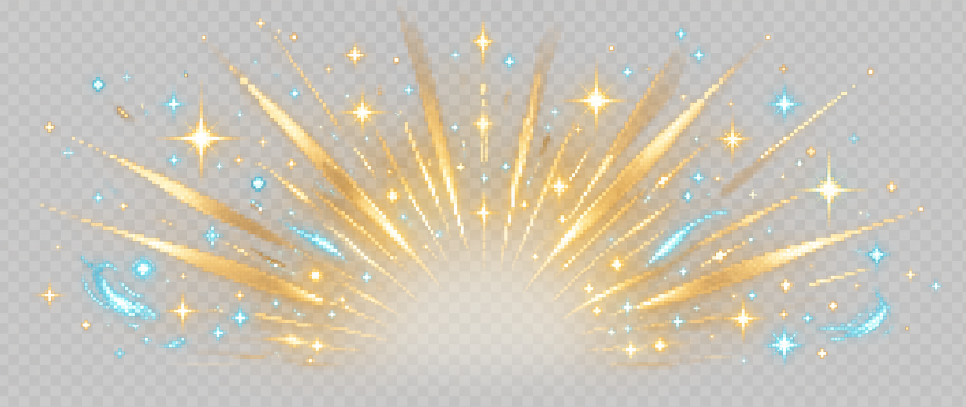
#> input picture tools/source_assets/cooking/c3_exp_burst_source.png, 1932 x 814 px (shown at 1/2 size); the run also reads 1 picture not shown here
$ python cooking_c3_product.py
#> lines starting #> are read from the running program, lines starting #| are printed output that depends on the picture
#!/usr/bin/env python3
"""C3 EXP_GAIN祝祭光背のsource→product決定処理。"""

from __future__ import annotations

import argparse
import hashlib
import os
import tempfile
from pathlib import Path

from PIL import Image


ROOT = Path(__file__).resolve().parents[1]
SOURCE = ROOT / "tools/source_assets/cooking/c3_exp_burst_source.png"
PRODUCT = ROOT / "assets/showcase/cooking/exp_burst_frame.png"
PRODUCT_SIZE = (760, 220)


def _alpha_for_pixel(red: int, green: int, blue: int) -> int:
    """生成画像に残った灰色checkerboardだけを透明化する。"""
    chroma = max(red, green, blue) - min(red, green, blue)
    luminance = (red * 299 + green * 587 + blue * 114) // 1000
    if chroma <= 6 and luminance <= 214:
        return 0
    color_alpha = max(0, (chroma - 3) * 5)
    light_alpha = max(0, (luminance - 214) * 7)
    return min(255, max(color_alpha, light_alpha))


def build_product(source_path: Path = SOURCE) -> Image.Image:
    source = Image.open(source_path).convert("RGB")
#> source is the input picture: PIL image 1932x814 RGB; mean R, G, B 204.4, 197.8, 184
    resized = source.resize(PRODUCT_SIZE, Image.Resampling.LANCZOS)
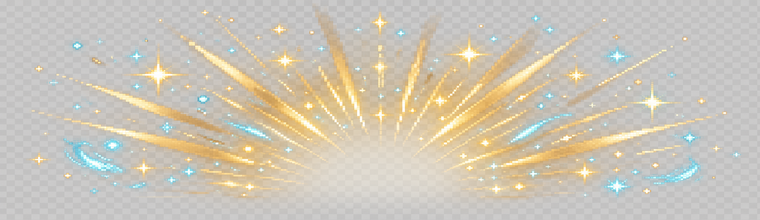
#> resized: PIL image 760x220 RGB; mean R, G, B 204.4, 197.8, 184
    output = Image.new("RGBA", PRODUCT_SIZE, (0, 0, 0, 0))
#> output: PIL image 760x220 RGBA; every value is 0
    source_pixels = resized.load()
    output_pixels = output.load()
    for y in range(PRODUCT_SIZE[1]):
        for x in range(PRODUCT_SIZE[0]):
            red, green, blue = source_pixels[x, y]
            alpha = _alpha_for_pixel(red, green, blue)
            if alpha == 0:
                output_pixels[x, y] = (0, 0, 0, 0)
                continue
            chroma = max(red, green, blue) - min(red, green, blue)
            if chroma <= 10:
                # 白いsparkleの芯は紙色寄りへ揃え、灰色checkerboardの色を残さない。
                color = (255, 239, 190)
            else:
                color = (red, green, blue)
            output_pixels[x, y] = (*color, alpha)
    return output


def _rgba_sha256(image: Image.Image) -> str:
    return hashlib.sha256(image.convert("RGBA").tobytes()).hexdigest()


def _write_if_changed(image: Image.Image, output_path: Path) -> str:
    output_path.parent.mkdir(parents=True, exist_ok=True)
    expected = image.convert("RGBA")
    if output_path.is_file():
        try:
            current = Image.open(output_path).convert("RGBA")
            if current.size == expected.size and current.tobytes() == expected.tobytes():
                return "preserved pixel-identical"
        except OSError:
            pass
    fd, temp_name = tempfile.mkstemp(prefix=f".{output_path.name}.", suffix=".tmp", dir=output_path.parent)
    os.close(fd)
    temp_path = Path(temp_name)
    try:
        expected.save(temp_path, format="PNG", optimize=False)
        with temp_path.open("rb") as handle:
            os.fsync(handle.fileno())
        os.replace(temp_path, output_path)
    finally:
        temp_path.unlink(missing_ok=True)
    return "written"


def _check(output_path: Path, expected: Image.Image) -> None:
    if not output_path.is_file():
        raise SystemExit(f"missing product: {output_path}")
    actual = Image.open(output_path).convert("RGBA")
    if actual.size != PRODUCT_SIZE:
        raise SystemExit(f"unexpected product size: {actual.size}")
    if actual.tobytes() != expected.tobytes():
        raise SystemExit(
            "product decoded RGBA differs: "
            f"expected={_rgba_sha256(expected)} actual={_rgba_sha256(actual)}"
        )
    if actual.getpixel((0, 0))[3] != 0 or actual.getpixel((PRODUCT_SIZE[0] - 1, PRODUCT_SIZE[1] - 1))[3] != 0:
        raise SystemExit("product corners must remain transparent")
    print(f"C3 product check passed: {_rgba_sha256(actual)}")


def main() -> None:
    parser = argparse.ArgumentParser()
    parser.add_argument("--source", type=Path, default=SOURCE)
    parser.add_argument("--output", type=Path, default=PRODUCT)
    parser.add_argument("--check", action="store_true")
    args = parser.parse_args()
    product = build_product(args.source)
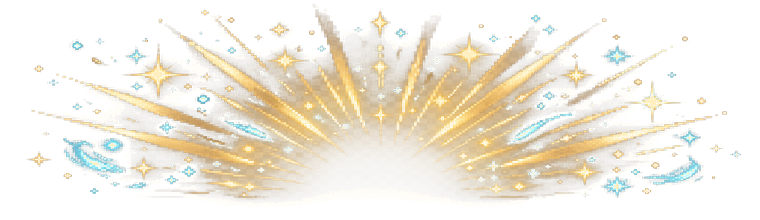
#> product: PIL image 760x220 RGBA; mean R, G, B, A 113.8, 106.7, 90.4, 83.6; transparent parts drawn white
    if args.check:
        _check(args.output, product)
        return
    print(f"{args.output}: {_write_if_changed(product, args.output)}")
#| assets/showcase/cooking/exp_burst_frame.png: preserved pixel-identical
    print(f"decoded RGBA sha256: {_rgba_sha256(product)}")
#| decoded RGBA sha256: fc9d91d94f493866c6b71db7348422ebc856c5a2ee8daa3a305dbf42e13c4d66


if __name__ == "__main__":
    main()
